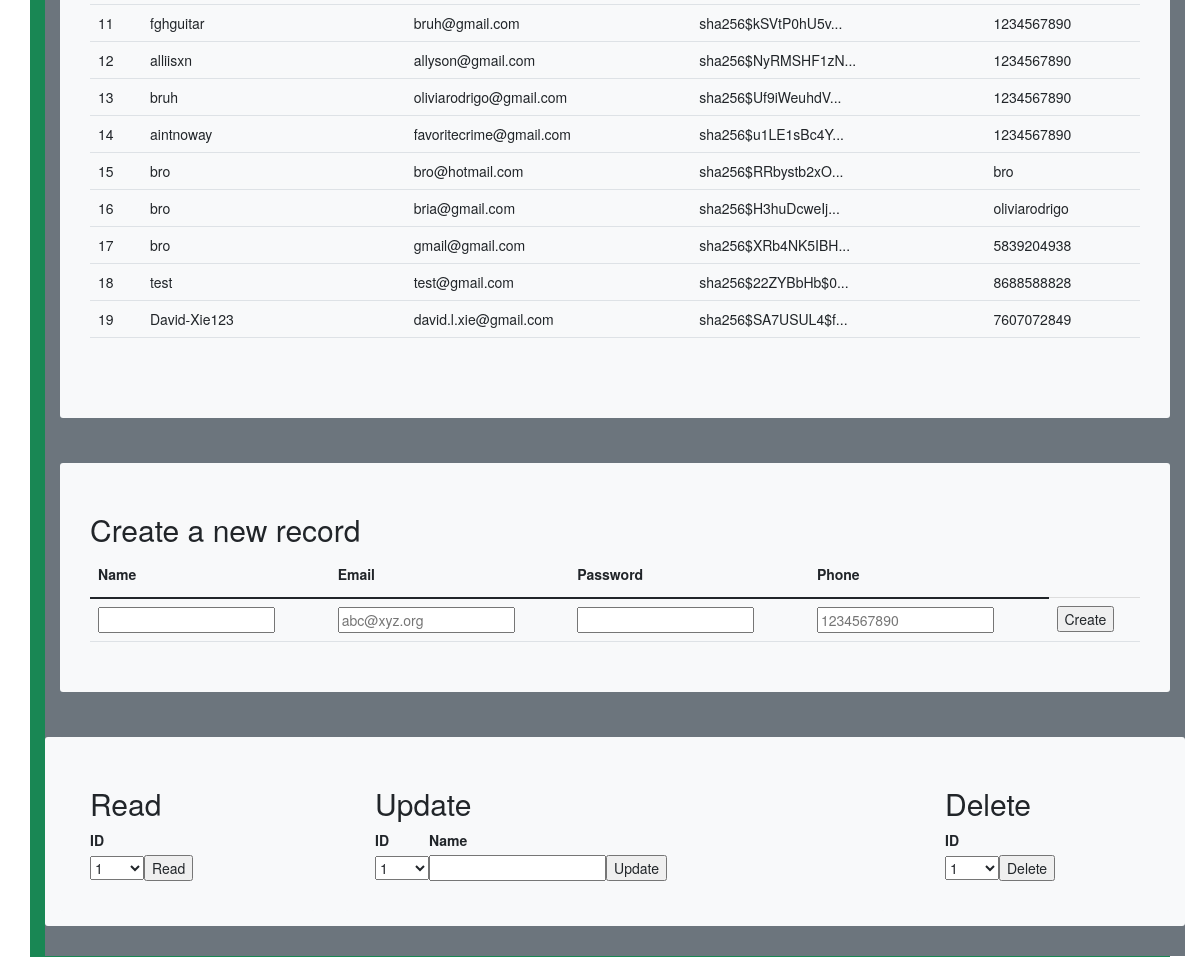
The page /crud/ (signed in, middle part) on the database as committed earlier.
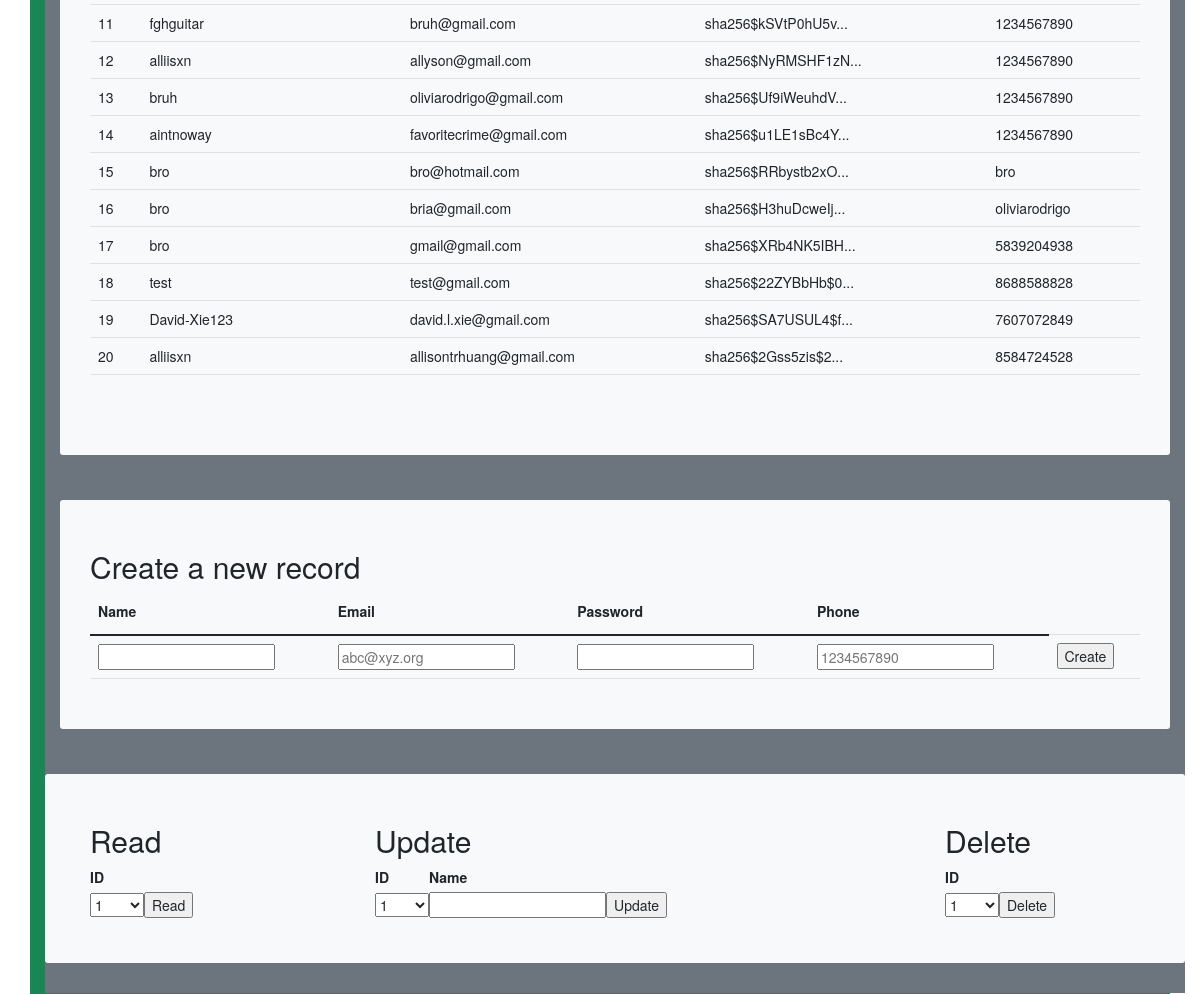
The same page on the database as committed later.
### model.py (models this page shows, shortened)
class Users(UserMixin, db.Model):
    userID = db.Column(db.Integer, primary_key=True)
    name = db.Column(db.String(255), unique=False, nullable=False)
    email = db.Column(db.String(255), unique=True, nullable=False)
    password = db.Column(db.String(255), unique=False, nullable=False)
    phone = db.Column(db.String(255), unique=False, nullable=False)
    def read(self):
        return {
            "userID": self.userID,
            "name": self.name,
            "email": self.email,
            "password": self.password,
            "phone": self.phone,
            "query": "by_alc"  # This is for fun, a little watermark
        }

### cruddy/app_crud.py (the view)
@app_crud.route('/')
@login_required  # Flask-Login uses this decorator to restrict access to logged in users
def crud():
    return render_template("crud.html", table=users_all())

### cruddy/query.py (called while the page is built)
def users_all():
    return users_all_alc()

def users_all_alc():
    table = Users.query.all()
    json_ready = [peep.read() for peep in table]
    return json_ready

@login_manager.user_loader
def user_loader(user_id):
    if user_id is not None:
        return Users.query.get(user_id)
    return None

### templates/crud.html (shortened to what this page needs)
<!DOCTYPE html>
{% extends "layouts/base.html" %}
{% block body %}
    {% if current_user.is_authenticated %}
        <p style="text-align:right;"> Welcome {{ current_user.name }} <p>
    {% endif %}
    <div class="container py-4 text-light bg-success">
        <div class="container bg-secondary py-4">
            <div class="p-5 mb-4 bg-light text-dark rounded-3">
                <div class="row align-items-md-stretch">
                    <div class="container-fluid py-5">
                        <table class="table">
                            <tbody>
                            {% for row in table %}
                                {% set pn = "" ~ row['phone'] %}
                                {% set pnf = "(" ~ pn[0:3] ~ ")" ~ pn[3:6] ~ "-" ~ pn[6:10] %}
                                <tr>
                                    <td>{{ row['userID'] }}</td>
                                    <td>{{ row['name'] }}</td>
                                    <td>{{ row['email'] }}</td>
                                    <td>{{ row['password'] | truncate(20) }}</td>
                                    <td>{{ row['phone'] }}</td>
                                </tr>
                            {% endfor %}
                            </tbody>
                        </table>
                    </div>
                </div>
            </div>
        </div>
        <div class="container bg-secondary py-4">
            <div class="p-5 mb-4 bg-light text-dark rounded-3">
                <h2>Create a new record</h2>
                <form method="POST" ID="create" action={{url_for('crud.create')}} >
                    <table class="table">
                        <thead>
                        <tr>
                            <th><label for="name">Name</label></th>
                            <th><label for="email">Email</label></th>
                            <th><label for="password">Password</label></th>
                            <th><label for="phone">Phone</label></th>
                        </tr>
                        </thead>
                        <tbody>
                        <tr>
                            <td><input type="text" name="name" id="name" required></td>
                            <td><input type="email" name="email" id="email" placeholder="abc@xyz.org" required></td>
                            <td><input type="password" name="password" id="password" required></td>
                            <td><input type="tel" name="phone" id="phone" pattern="[0-9]{10}" placeholder="1234567890" required></td>
                            <td><input type="submit" value="Create"></td>
                        </tr>
                        </tbody>
                    </table>
                </form>
            </div>
        </div>
        <div class="container bg-secondary py-4">
            <div class="row mb-4 bg-light text-dark rounded-3">
                <div class="col-md-3">
                    <div class="p-5 mb-4 bg-light text-dark rounded-3">
                        <h2>Read</h2>
                        <form method="POST" ID="read" action={{url_for('crud.read')}} >
                            <table id="read_table">
                                <tr><th><label for="read_userid">ID</label></th></tr>
                                <tr>
                                    <td>
                                        <select name="userid" id="read_userid">
                                            <optgroup label="userid">
                                                {% for row in table %}
                                                    <option label="{{ row['userID'] }}">{{ row['userID'] }}</option>
                                                {% endfor %}
                                            </optgroup>
                                        </select>
                                    </td>
                                    <td>
                                        <input type="submit" value="Read">
                                    </td>
                                </tr>
                            </table>
                        </form>
                    </div>
                </div>
                <div class="col-md-6">
                    <div class="p-5 mb-4 bg-light text-dark rounded-3">
                        <h2>Update</h2>
                        <form method="POST" ID="update" action={{url_for('crud.update')}} >
                            <table id="update_table">
                                <tr>
                                    <th><label for="update_userid">ID</label></th>
                                    <th><label for="update_name">Name</label></th>
                                </tr>
                                <tr>
                                    <td>
                                        <select name="userid" id="update_userid">
                                            <optgroup label="userid">
                                                {% for row in table %}
                                                    <option label="{{ row['userID'] }}">{{ row['userID'] }}</option>
                                                {% endfor %}
                                            </optgroup>
                                        </select>
                                    </td>
                                    <td><input type="text" name="name" id="update_name" required></td>
                                    <td><input type="submit" value="Update"></td>
                                </tr>
                            </table>
                        </form>
                    </div>
                </div>
                <div class="col-md-3">
                    <div class="p-5 mb-4 bg-light text-dark rounded-3">
                        <h2>Delete</h2>
                        <form method="POST" ID="read" action={{url_for('crud.delete')}} >
                            <table id="read_table">
                                <tr><th><label for="delete_userid">ID</label></th></tr>
                                <tr>
                                    <td>
                                        <select name="userid" id="delete_userid">
                                            <optgroup label="userid">
                                                {% for row in table %}
                                                    <option label="{{ row['userID'] }}">{{ row['userID'] }}</option>
                                                {% endfor %}
                                            </optgroup>
                                        </select>
                                    </td>
                                    <td><input type="submit" value="Delete"></td>
                                </tr>
                            </table>
                        </form>
                    </div>
                </div>
            </div>
        </div>
    </div>
{% endblock %}

### templates/layouts/base.html (shortened to what this page needs)
<!DOCTYPE HTML>
<html lang="en">
<head>
</head>
<body>
    {% include "layouts/navbar.html" %}
{%block body%}
{%endblock%}
</body>
</html>

### templates/layouts/navbar.html (shortened to what this page needs)
<head>
    <link href="https://cdn.jsdelivr.net/npm/bootstrap@5.0.0/dist/css/bootstrap.min.css" rel="stylesheet">
    <link rel="stylesheet" href="https://maxcdn.bootstrapcdn.com/font-awesome/4.7.0/css/font-awesome.min.css">
    <link rel="stylesheet" href="https://maxcdn.bootstrapcdn.com/bootstrap/3.3.7/css/bootstrap.min.css">
</head>
<body>
</body>

### templates/layouts/base.html (style rules this page uses)
p { color: black; font: helvetica; font-size: small; }
body { background-color: white; margin: 1% 10% 3% 10%; }

Rows that differ between the two databases and show on the page:
added Users: userID "20", name "alliisxn", email "allisontrhuang@gmail.com", password "sha256$2Gss5zis$2...", phone "8584724528"
